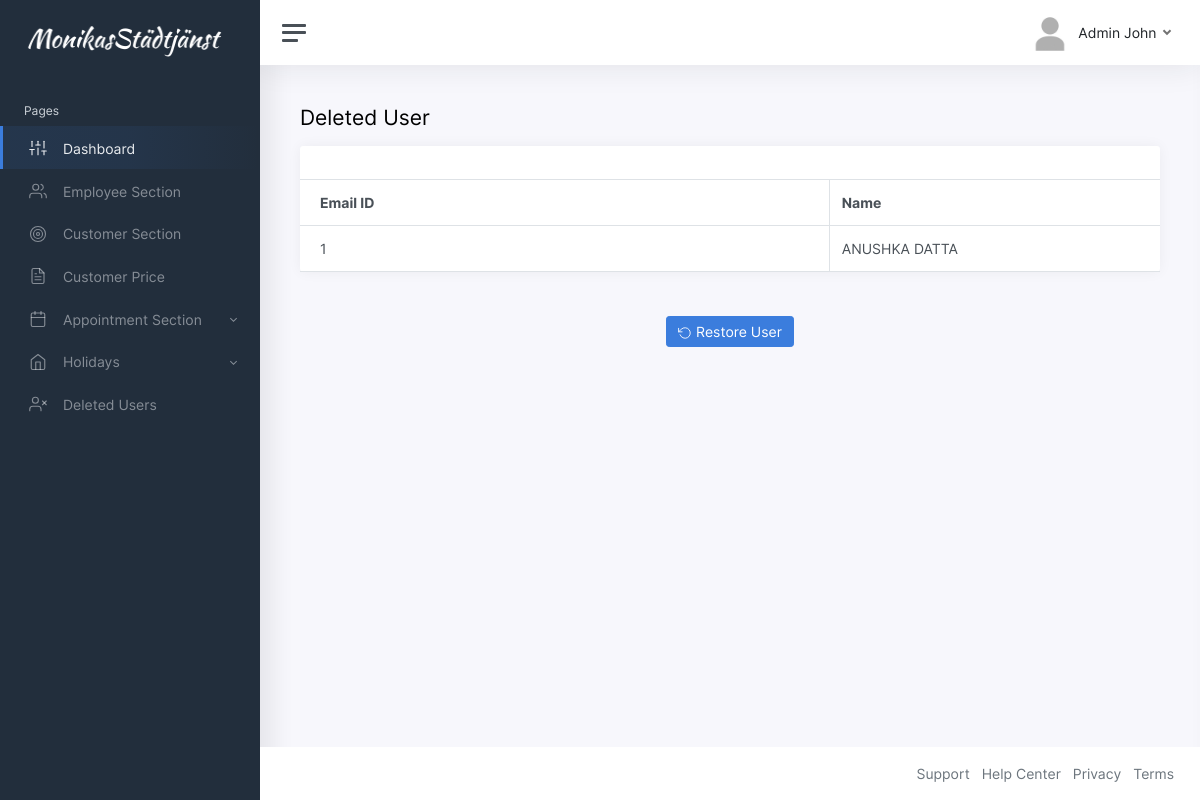
Before: /restore-user.php?id=1 (signed in) with the older database file.
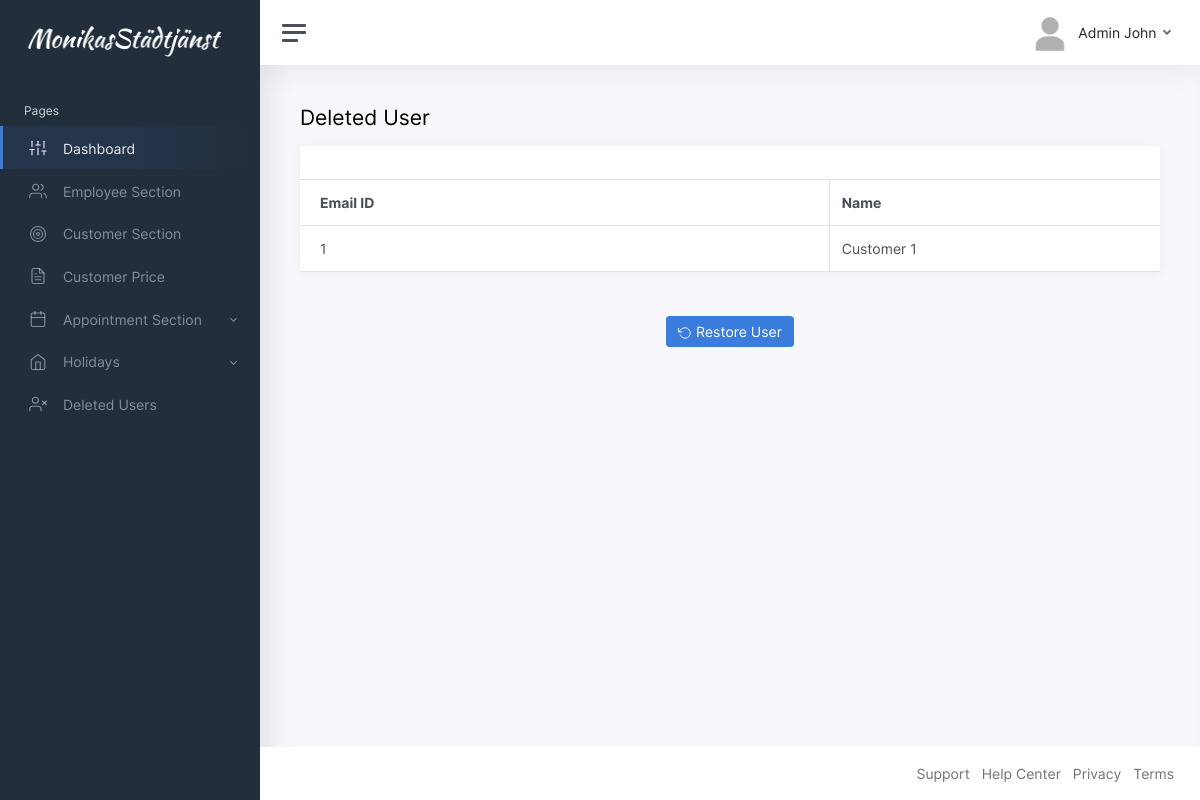
After: the same page with the newer database file.
### tables this page shows
CREATE TABLE `users` (
  `id` int(255) NOT NULL,
  `user_id` varchar(100) NOT NULL,
  `password` varchar(100) NOT NULL,
  `role` varchar(100) NOT NULL,
  `name` varchar(100) NOT NULL,
  `deleted_at` datetime(6) DEFAULT NULL
);

### restore-user.php (the view, shortened to what this page needs)
<?php
include "connection.php";
?>
<!DOCTYPE html>
<html lang="en">
<head>
	<link href="css/app.css" rel="stylesheet">
</head>
<body>
	<div class="wrapper">
		<nav id="sidebar" class="sidebar">
			<div class="sidebar-content js-simplebar">
        <?php include("sidebar.php"); ?>
			</div>
		</nav>
		<div class="main">
			<nav class="navbar navbar-expand navbar-light navbar-bg">
				<a class="sidebar-toggle d-flex">
          <i class="hamburger align-self-center"></i>
        </a>
				<?php include("navbar.php"); ?>
			</nav>
			<main class="content">
				<div class="container-fluid p-0">
					<h1 class="h3 mb-3">Deleted User</h1>
					<div class="row">
						<div class="col-md-12">
							<div class="card">
								<div class="card-header">
								</div>
								<table class="table table-bordered">
									<thead>
										<tr>
											<th style="width:40%;">Email ID</th>
											<th style="width:25%">Name</th>
										</tr>
									</thead>
									<tbody>
                                        <?php
                                        $user_id = $_GET['id'];
											$result = mysqli_query($db,"SELECT id,user_id,name,role,password from `users` where user_id='$user_id';");
											if ($result) {?>
                                             <?php
                                                while($row = $result->fetch_assoc()) {
                                                echo "<tr><td>".$row["user_id"]."</td><td>".$row["name"]."</td></tr>";
                                                ?>
                                                <?php
                                                }
                                            }
                                            ?>
									</tbody>
								</table>
							</div>
						</div>
					</div>
					<div class="row">
										<div class="card-body">
											<div class="mb-1">
											<div  class="text-center">
                                            <form method="POST">
                                                        <button class='btn btn-primary' type="submit"name="submit" id="submit" style='float:center' >
                                                        <i class="align-middle" data-feather="rotate-ccw"></i>
														Restore User
                                                        </button>
                                                        </form></div>
											</div>
										</div>
					</div>
			</main>
			<?php include("footer.php"); ?>
		</div>
	</div>
</body>
</html>

Changed rows visible on the page:
changed users: name "ANUSHKA DATTA" → "Customer 1"
